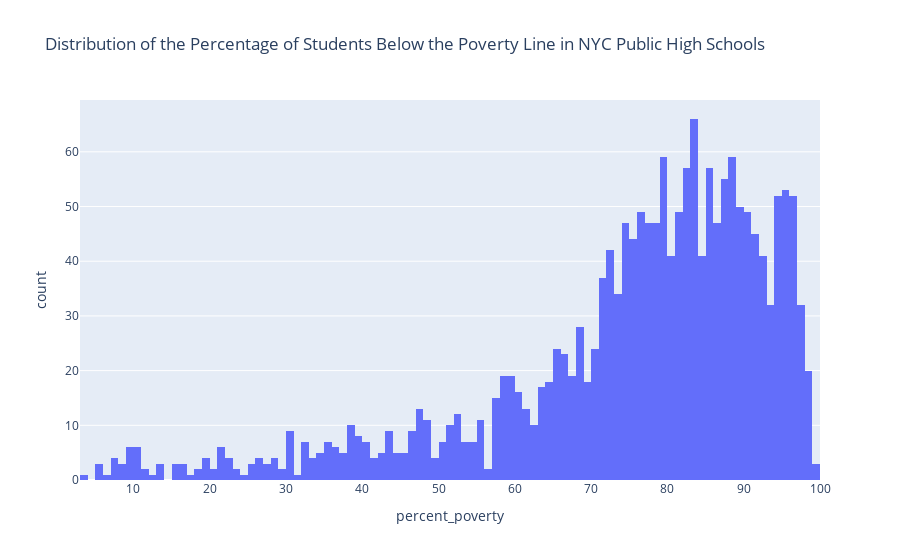

The notebook cell saved with this chart:
### Markdown cell above
#### Task 2D. Create a histogram to view the distribution of the percentage of students whose families fall below the poverty line in NYC public high schools.
<span style='background :#FFF59E'>**Hint:** For this one, you'll need to use the `percent_poverty` column of your DataFrame. </span>

### Code cell
# Plot the data showing the % of students whose families are below the poverty line in schools
histogramfour = px.histogram(df, x = 'percent_poverty', nbins = 100, title = 'Distribution of the Percentage of Students Below the Poverty Line in NYC Public High Schools')
histogramfour.show()

### Figure 1 — Plotly figure (JSON) as saved in the notebook; plotly's stock layout.template omitted (floating-point values rounded to 4 significant figures; data arrays with more than 128 entries replaced by an {"elided": "..."} marker saying what was removed)
{"data": [{"alignmentgroup": "True", "bingroup": "x", "hovertemplate": "percent_poverty=%{x}<br>count=%{y}<extra></extra>", "legendgroup": "", "marker": {"color": "#636efa", "pattern": {"shape": ""}}, "name": "", "nbinsx": 100, "offsetgroup": "", "orientation": "v", "showlegend": false, "type": "histogram", "x": {"elided": "1834 float values"}, "xaxis": "x", "yaxis": "y"}], "layout": {"autosize": true, "barmode": "relative", "legend": {"tracegroupgap": 0}, "title": {"text": "Distribution of the Percentage of Students Below the Poverty Line in NYC Public High Schools"}, "xaxis": {"anchor": "y", "autorange": true, "domain": [0, 1], "range": [3, 100], "title": {"text": "percent_poverty"}, "type": "linear"}, "yaxis": {"anchor": "x", "autorange": true, "domain": [0, 1], "range": [0, 69.47], "title": {"text": "count"}}}}
